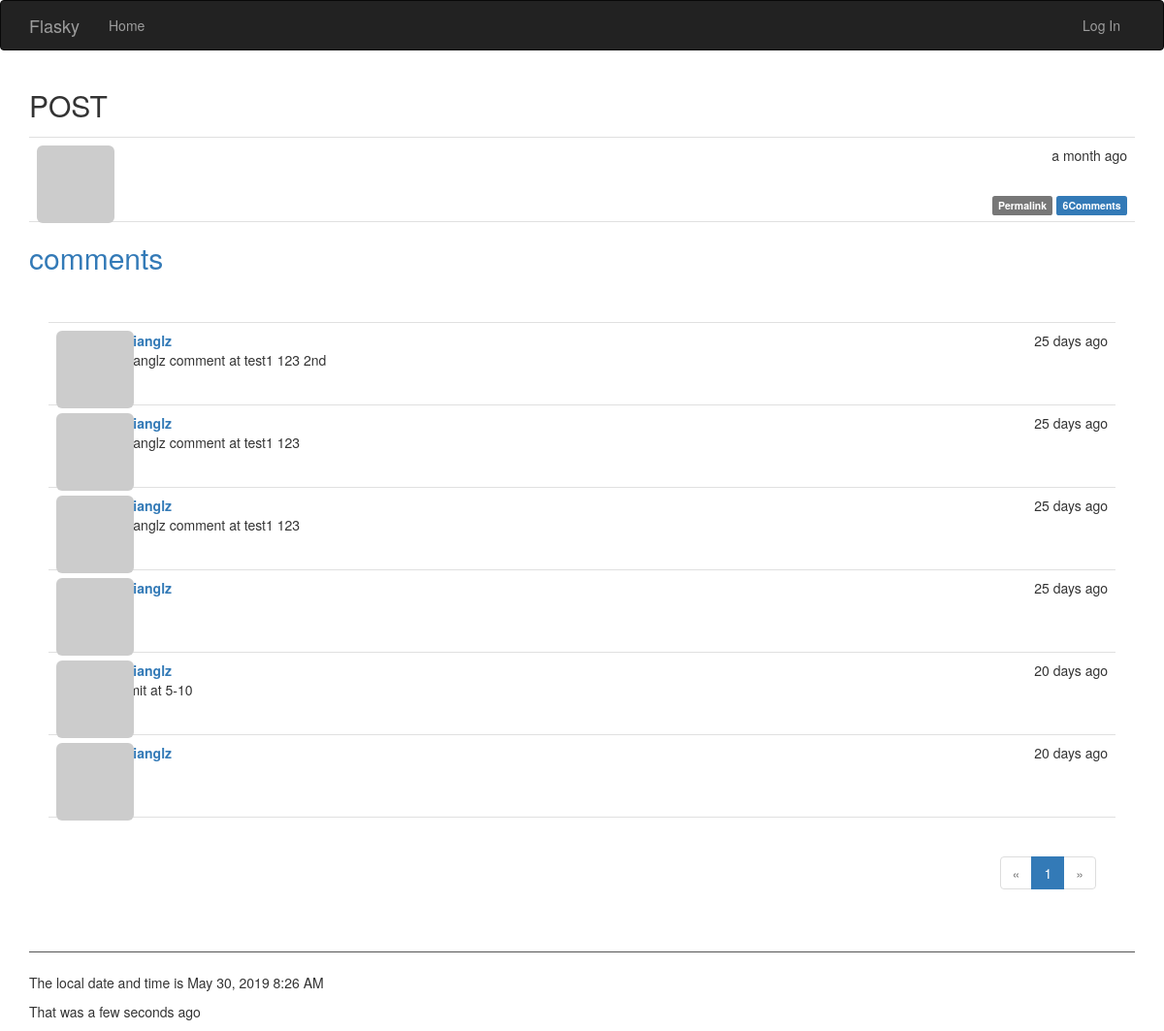
Screenshot of /post/206 with the database file from the repository.
### app/models.py (models this page shows, shortened)
class Post(db.Model):
    __tablename__ = "posts"
    id = db.Column(db.Integer, primary_key=True)
    body = db.Column(db.Text)
    timestamp = db.Column(db.DateTime, index=True, default=datetime.utcnow())
    author_id = db.Column(db.Integer, db.ForeignKey("users.id"))
    body_html = db.Column(db.Text)
    comments = db.relationship("Comment", backref="post", lazy="dynamic", order_by="Comment.timestamp")

class Comment(db.Model):
    __tablename__ = "comments"
    id = db.Column(db.Integer, primary_key=True)
    body = db.Column(db.Text)
    body_html = db.Column(db.Text)
    timestamp = db.Column(db.DateTime, default=datetime.utcnow())
    author_id = db.Column(db.Integer, db.ForeignKey("users.id"))
    post_id = db.Column(db.Integer, db.ForeignKey("posts.id"))
    disabled = db.Column(db.Boolean, default=False)

class User(UserMixin, db.Model):
    __tablename__ = "users"
    id = db.Column(db.Integer, primary_key=True)
    email = db.Column(db.String(64), unique=True, index=True)
    username = db.Column(db.String(64), unique=True, index=True)
    role_id = db.Column(db.Integer, db.ForeignKey("roles.id"))
    password_hash = db.Column(db.String(128))
    confirmed = db.Column(db.Boolean, default=False)
    name = db.Column(db.String(64))  # 真实姓名
    location = db.Column(db.String(64))  # 所在地
    about_me = db.Column(db.Text())  # 自我介绍
    member_since = db.Column(db.DateTime(), default=datetime.utcnow)  # 注册日期
    last_seen = db.Column(db.DateTime(), default=datetime.utcnow)  # 最后登陆日期
    avatar_hash = db.Column(db.String(32))
    posts = db.relationship("Post", backref="author", lazy="dynamic")
    followed = db.relationship("Follow",
                               foreign_keys=[Follow.follower_id],
                               backref=db.backref("follower", lazy="joined"),
                               lazy="dynamic",
                               cascade="all, delete-orphan")
    followers = db.relationship("Follow",
                                foreign_keys=[Follow.followed_id],
                                backref=db.backref("followed", lazy="joined"),
                                lazy="dynamic",
                                cascade="all, delete-orphan")
    comments = db.relationship("Comment", backref="author", lazy="dynamic")
    @property
    def password(self):
        raise AttributeError("password is not a readable attribute")
    def gravatar(self, size=100, default="identicon", rating="g"):
        if request.is_secure:
            url = "https://secure.gravatar.com/avatar"
        else:
            url = "http://www.gravatar.com/avatar"
        email_hash = self.avatar_hash or self.gravatar_hash()
        return "{url}/{hash}?s={size}&d={default}&r={rating}".format(url=url, hash=email_hash, size=size,
                                                                     default=default, rating=rating)

### app/main/views.py (the view)
@main.route("/post/<int:post_id>", methods=["GET", "POST"])
def post(post_id):
    post = Post.query.get_or_404(post_id)
    form = CommentForm()
    if form.validate_on_submit():
        comment = Comment(body=form.body.data, post=post, author=current_user)
        db.session.add(comment)
        db.session.commit()
        flash("You have commented this post!")
        return redirect(url_for("main.post", post_id=post.id, page=-1))
    page = request.args.get("page", default=1, type=int)
    if page == -1:
        page = (post.comments.count() - 1) // current_app.config["FLASK_COMMENTS_PER_PAGE"] + 1
    pagination = Comment.query.filter_by(post=post, disabled=False). \
        paginate(page=page, per_page=current_app.config["FLASK_COMMENTS_PER_PAGE"], error_out=True)
    comments = pagination.items
    return render_template("post.html", posts=[post], comments=comments,
                           pagination=pagination, form=form)

### app/auth/views.py (called while the page is built)
@auth.before_app_request  # 对全部的路由都是有效的
def before_request():
    if current_user.is_authenticated:  # 用户已登陆
        current_user.ping()  # 更新用户最近登陆的时间
        if not current_user.confirmed \
                and request.endpoint \
                and request.blueprint != "auth" \
                and request.endpoint != "static":
            return redirect(url_for("auth.unconfirmed"))

### app/main/__init__.py (called while the page is built)
@main.app_context_processor
def inject_permissions():
    return dict(Permission=Permission, current_time=datetime.utcnow())

### app/main/views.py (called while the page is built)
@main.after_app_request
def after_request(response):
    for query in get_debug_queries():
        if query.duration >= current_app.config["FLASK_SLOW_DB_QUERY_TIME"]:
            current_app.logger.warning("Slow query: %s\nParameters: %s\nDuration: %fs\nContext: %s\n"%
                                       (query.statement, query.parameters, query.duration, query.context))
    return response

### app/models.py (called while the page is built)
    def is_administrator(self):
        return False

### app/templates/post.html (shortened to what this page needs)
{% extends "base.html" %}
{% import "bootstrap/wtf.html" as wtf %}
{% import "_macros.html" as macros %}
{% block page_content %}
    <h2 >POST</h2>
    {% include "_posts.html" %}
    <h2><a id="comments">comments</a></h2>
    <div class="comments">
        <div class="comment-form">
        </div>
        {% include "_comments.html" %}
        <div class="pagination">
            {{ macros.pagination_widget(pagination, "main.post", post_id=posts[0].id, fragment="#comments" )}}
        </div>
    </div>
{% endblock %}

### app/templates/_posts.html (shortened to what this page needs)
<ul class="posts">
    {% for post in posts %}
        <li class="post">
            <div class="post-thumbnail">
                <a href="{{ url_for(".user", username=post.author.username) }}">
                    <img class="img-rounded profile-thumbnail"
                         src="{{ post.author.gravatar(size=40) }}">
                </a>
            </div>
            <div class="post-date">{{ moment(post.timestamp).fromNow() }}</div>
            <div class="post-author">
                <a href="{{ url_for(".user", username=post.author.username) }}">
                </a>
            </div>
            <div class="post-content">
                {% if post.body_html %}
                    {{ post.body_html | safe }}
                {% else %}
                    {{ post.body }}
                {% endif %}
                <div class="post-footer">
                    <a href="{{ url_for("main.post", post_id=post.id) }}">
                        <span class="label label-default">Permalink</span>
                    </a>
                    <a href="{{ url_for("main.post", post_id=post.id) }}#comments">
                        <span class="label label-primary">
                            {{ post.comments.filter_by(disabled=False).count() }}Comments
                        </span>
                    </a>
                </div>
            </div>
        </li>
    {% endfor %}
</ul>

### app/templates/_comments.html (shortened to what this page needs)
<div>
    <ul class="comments">
        {% for comment in comments %}
            <li class="comment">
                <div class="comment-thumbnail">
                    <a href="{{ url_for(".user", username=comment.author.username) }}">
                        <img class="img-rounded profile-thumbnail"
                             src="{{ comment.author.gravatar(size=40) }}">
                    </a>
                </div>
                <div class="comment-date">{{ moment(comment.timestamp).fromNow() }}</div>
                <div class="comment-author">
                    <a href="{{ url_for(".user", username=comment.author.username) }}">
                        {{ comment.author.username }}
                    </a>
                </div>
                <div class="comment-content">
                    {% if comment.body_html %}
                        {{ comment.body_html | safe }}
                    {% else %}
                        {{ comment.body }}
                    {% endif %}
                </div>
            </li>
        {% endfor %}
    </ul>
</div>

### app/static/styles.css (style rules this page uses)
.profile-thumbnail { position: absolute; }
ul.posts { list-style-type: none; padding: 0px; margin: 16px 0px 0px 0px; border-top: 1px solid #e0e0e0; }
ul.posts li.post { padding: 8px; border-bottom: 1px solid #e0e0e0; }
div.post-date { float: right; }
div.post-author { font-weight: bold; margin-left: 48px; }
div.post-thumbnail { position: absolute; }
div.post-content { margin-left: 48px; min-height: 48px; }
div.post-footer { text-align: right; }
div.comments { padding: 0px 20px 0px 20px; }
ul.comments { list-style-type: none; padding: 0px; margin: 0px; border-top: 1px solid #e0e0e0; }
.comment-form { padding: 20px; }
ul.comments li.comment { padding: 8px; border-bottom: 1px solid #e0e0e0; }
div.comment-date { float: right; }
div.comment-author { font-weight: bold; margin-left: 48px; }
div.comment-thumbnail { position: absolute; }
div.comment-content { margin-left: 48px; min-height: 48px; }
div.pagination { float: right; padding-right: 20px; }

### rows the page displays
Post: timestamp "a month ago", comments.filter_by "6"
Comment: timestamp "25 days ago", author.username "lovejianglz", body_html "lovejianglz comment at test1 123 2nd"
Comment: timestamp "25 days ago", author.username "lovejianglz", body_html "lovejianglz comment at test1 123"
Comment: timestamp "25 days ago", author.username "lovejianglz", body_html "lovejianglz comment at test1 123"
Comment: timestamp "25 days ago", author.username "lovejianglz"
Comment: timestamp "20 days ago", author.username "lovejianglz", body_html "commit at 5-10"
Comment: timestamp "20 days ago", author.username "lovejianglz"

### other values shown
{{ p }} "1"
